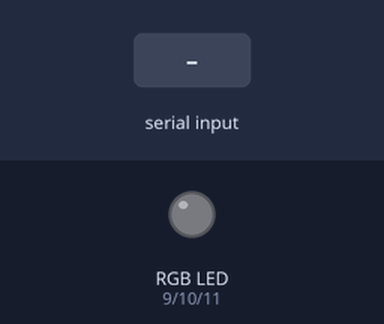
Simulated run of this sketch. Board: Arduino Uno, built with avr-gcc and run on an emulated ATmega328P. On the bench: an RGB LED mixed from three pins (HIGH = lit). Inputs (shaded band) come from the test bench. Dim RGB values are drawn brighter than linear.

Above: at 1.2 s.
1.3 s: "r90\n" received over Serial
At 1.9 s:
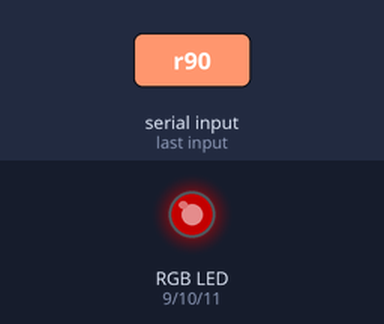
2.8 s: "r,45\n" received over Serial
At 4.0 s:
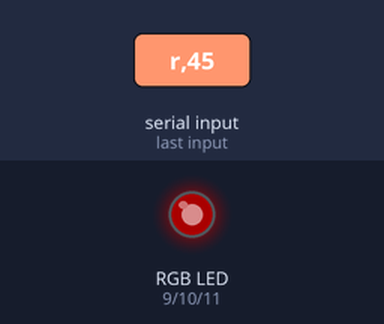
4.3 s: "g90\n" received over Serial
At 5.4 s:
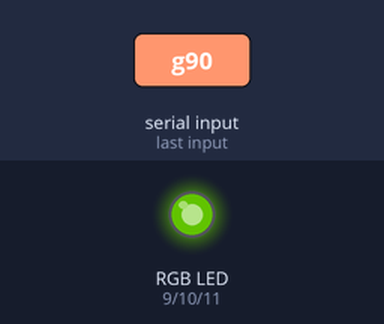
5.8 s: "g,45\n" received over Serial
At 6.5 s:
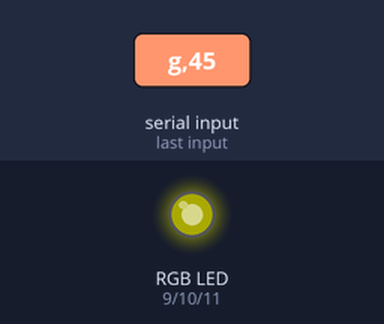
7.3 s: "b90\n" received over Serial
At 7.7 s:
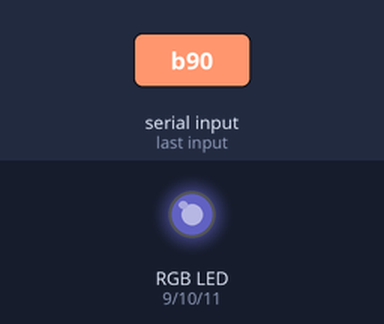
8.8 s: "b,45\n" received over Serial
At 10.0 s:
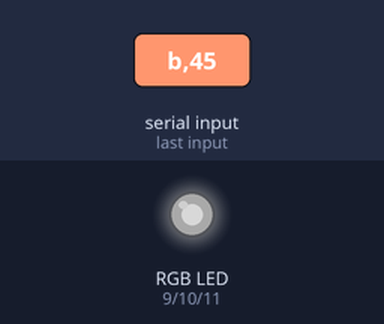
Timing chart, 0 to 11.3 s (numbered marks = the images above; inputs shaded):
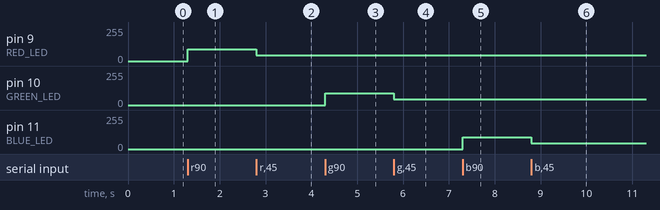

Measured:
- after the input at 1.3 s, pin 9 (RED_LED): 0/255 → 90/255 at once
- after the input at 2.8 s, pin 9 (RED_LED): 90/255 → 45/255 at once
- after the input at 4.3 s, pin 10 (GREEN_LED): 0/255 → 90/255 at once
- after the input at 5.8 s, pin 10 (GREEN_LED): 90/255 → 45/255 at once
- after the input at 7.3 s, pin 11 (BLUE_LED): 0/255 → 90/255 at once
- after the input at 8.8 s, pin 11 (BLUE_LED): 90/255 → 45/255 at once

The sketch:

ArduinoRGB.ino
```cpp
#define RED_LED 9
#define GREEN_LED 10
#define BLUE_LED 11

void setup(){
  pinMode(RED_LED, OUTPUT);
  pinMode(GREEN_LED, OUTPUT);
  pinMode(BLUE_LED, OUTPUT);
  analogWrite(RED_LED, 0);
  analogWrite(GREEN_LED, 0);
  analogWrite(BLUE_LED, 0); // zato jer je sink, 255 predstavlja 0
  Serial.begin(115200);
}

void loop(){
  if(Serial.available()){
    char led_specifier = Serial.read();
    int led_brightness = Serial.parseInt();
    write_leds(led_specifier, led_brightness);
    }
}

void write_leds(char led, int brightness){
  if(led == 'r'){
    analogWrite(RED_LED, 0 + brightness);
    return;
  }
  if(led == 'g'){
    analogWrite(GREEN_LED, 0 + brightness);
    return;
  }
  if(led == 'b'){
    analogWrite(BLUE_LED, 0 + brightness);
    return;
  }
  return;
}
```
